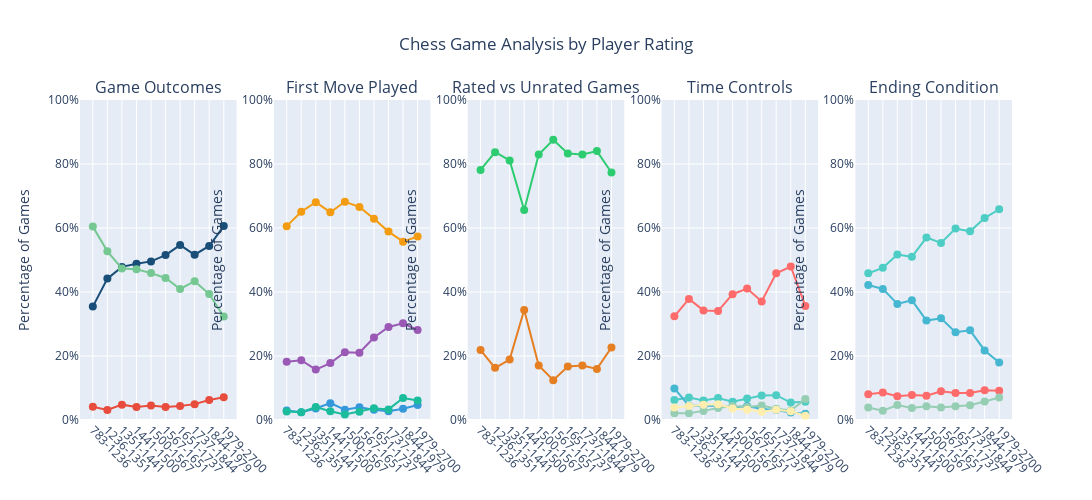

This figure's notebook cell:
### Code cell
"""This line of code creates the line graphs using Plotly"""

from plotly.subplots import make_subplots
import plotly.graph_objects as go

fig = make_subplots(
    rows=1, cols=5, 
    subplot_titles=('Game Outcomes', 
                    'First Move Played', 
                    'Rated vs Unrated Games',
                    'Time Controls',
                    'Ending Condition'),
    shared_xaxes=True
)

# Colors for all categories
outcome_colors = {'White Wins': '#184E77', 'Black Wins': '#76C893', 'Draws': '#e74c3c'}
move_colors = {'e4': '#f39c12', 'd4': '#9b59b6', 'c4': '#3498db', 'Nf3': '#1abc9c'}
rated_colors = {'Rated Games': '#2ecc71', 'Unrated Games': '#e67e22'}
time_control_colors = dict(zip(top_time_controls, ['#FF6B6B', '#4ECDC4', '#45B7D1', '#96CEB4', '#FFEEAD']))
victory_colors = dict(zip(df['victory_status'].unique(), ['#FF6B6B', '#4ECDC4', '#45B7D1', '#96CEB4']))

# game outcomes (first plot)
for outcome, color in outcome_colors.items():
    fig.add_trace(go.Scatter(x=results['rating_range'], y=results[outcome],
                            name=outcome, line=dict(color=color, width=2),
                            mode='lines+markers', marker=dict(size=8)), row=1, col=1)

# first moves (second plot)
for move, color in move_colors.items():
    fig.add_trace(go.Scatter(x=results['rating_range'], y=results[move],
                            name=f'{move} Opening', line=dict(color=color, width=2),
                            mode='lines+markers', marker=dict(size=8)), row=1, col=2)

# rated status (third plot)
for status, color in rated_colors.items():
    fig.add_trace(go.Scatter(x=results['rating_range'], y=results[status],
                            name=status, line=dict(color=color, width=2),
                            mode='lines+markers', marker=dict(size=8)), row=1, col=3)

# time controls (fourth plot)
for tc, color in time_control_colors.items():
    fig.add_trace(go.Scatter(x=results['rating_range'], y=results[tc],
                            name=f'{tc}', line=dict(color=color, width=2),
                            mode='lines+markers', marker=dict(size=8)), row=1, col=4)

# win condition (fifth plot)
for status, color in victory_colors.items():
    fig.add_trace(go.Scatter(x=results['rating_range'], y=results[status],
                            name=f'End: {status}', line=dict(color=color, width=2),
                            mode='lines+markers', marker=dict(size=8)), row=1, col=5)

# Update layout
fig.update_layout(
    height=500,
    width=2400, 
    title_text="Chess Game Analysis by Player Rating",
    title_x=0.5,
    showlegend=False,
    legend=dict(
        yanchor="top",
        y=0.99,
        xanchor="right",
        x=0.99
    ),
    hovermode='x unified'
)

fig.update_yaxes(title_text="Percentage of Games", ticksuffix="%", range=[0, 100])
fig.update_xaxes(tickangle=45)
fig.show()

# Print detailed statistics
print("\nStatistics by Rating Range:")
print(results.round(2))

### Figure 1 — Plotly figure (JSON) as saved in the notebook; plotly's stock layout.template omitted (floating-point values rounded to 4 significant figures)
{"data": [{"line": {"color": "#184E77", "width": 2}, "marker": {"size": 8}, "mode": "lines+markers", "name": "White Wins", "type": "scatter", "x": ["783-1236", "1236-1351", "1351-1441", "1441-1500", "1500-1567", "1567-1651", "1651-1737", "1737-1844", "1844-1979", "1979-2700"], "xaxis": "x", "y": [35.44, 44.18, 47.85, 48.84, 49.57, 51.54, 54.67, 51.65, 54.38, 60.6], "yaxis": "y"}, {"line": {"color": "#76C893", "width": 2}, "marker": {"size": 8}, "mode": "lines+markers", "name": "Black Wins", "type": "scatter", "x": ["783-1236", "1236-1351", "1351-1441", "1441-1500", "1500-1567", "1567-1651", "1651-1737", "1737-1844", "1844-1979", "1979-2700"], "xaxis": "x", "y": [60.43, 52.7, 47.35, 47.11, 45.9, 44.37, 40.94, 43.39, 39.36, 32.32], "yaxis": "y"}, {"line": {"color": "#e74c3c", "width": 2}, "marker": {"size": 8}, "mode": "lines+markers", "name": "Draws", "type": "scatter", "x": ["783-1236", "1236-1351", "1351-1441", "1441-1500", "1500-1567", "1567-1651", "1651-1737", "1737-1844", "1844-1979", "1979-2700"], "xaxis": "x", "y": [4.13, 3.12, 4.8, 4.05, 4.52, 4.09, 4.4, 4.96, 6.26, 7.08], "yaxis": "y"}, {"line": {"color": "#f39c12", "width": 2}, "marker": {"size": 8}, "mode": "lines+markers", "name": "e4 Opening", "type": "scatter", "x": ["783-1236", "1236-1351", "1351-1441", "1441-1500", "1500-1567", "1567-1651", "1651-1737", "1737-1844", "1844-1979", "1979-2700"], "xaxis": "x2", "y": [60.58, 65.08, 68.05, 64.94, 68.19, 66.6, 62.86, 58.87, 55.73, 57.36], "yaxis": "y2"}, {"line": {"color": "#9b59b6", "width": 2}, "marker": {"size": 8}, "mode": "lines+markers", "name": "d4 Opening", "type": "scatter", "x": ["783-1236", "1236-1351", "1351-1441", "1441-1500", "1500-1567", "1567-1651", "1651-1737", "1737-1844", "1844-1979", "1979-2700"], "xaxis": "x2", "y": [18.17, 18.67, 15.75, 17.78, 21.17, 21.02, 25.78, 29.06, 30.2, 28.13], "yaxis": "y2"}, {"line": {"color": "#3498db", "width": 2}, "marker": {"size": 8}, "mode": "lines+markers", "name": "c4 Opening", "type": "scatter", "x": ["783-1236", "1236-1351", "1351-1441", "1441-1500", "1500-1567", "1567-1651", "1651-1737", "1737-1844", "1844-1979", "1979-2700"], "xaxis": "x2", "y": [2.94, 2.43, 3.6, 5.26, 3.24, 3.99, 3.21, 2.71, 3.51, 4.69], "yaxis": "y2"}, {"line": {"color": "#1abc9c", "width": 2}, "marker": {"size": 8}, "mode": "lines+markers", "name": "Nf3 Opening", "type": "scatter", "x": ["783-1236", "1236-1351", "1351-1441", "1441-1500", "1500-1567", "1567-1651", "1651-1737", "1737-1844", "1844-1979", "1979-2700"], "xaxis": "x2", "y": [2.64, 2.43, 4.05, 2.75, 1.7, 2.58, 3.7, 3.31, 6.86, 6.08], "yaxis": "y2"}, {"line": {"color": "#2ecc71", "width": 2}, "marker": {"size": 8}, "mode": "lines+markers", "name": "Rated Games", "type": "scatter", "x": ["783-1236", "1236-1351", "1351-1441", "1441-1500", "1500-1567", "1567-1651", "1651-1737", "1737-1844", "1844-1979", "1979-2700"], "xaxis": "x3", "y": [78.15, 83.7, 81.1, 65.64, 82.93, 87.57, 83.26, 82.97, 84.03, 77.36], "yaxis": "y3"}, {"line": {"color": "#e67e22", "width": 2}, "marker": {"size": 8}, "mode": "lines+markers", "name": "Unrated Games", "type": "scatter", "x": ["783-1236", "1236-1351", "1351-1441", "1441-1500", "1500-1567", "1567-1651", "1651-1737", "1737-1844", "1844-1979", "1979-2700"], "xaxis": "x3", "y": [21.85, 16.3, 18.9, 34.36, 17.07, 12.43, 16.74, 17.03, 15.97, 22.64], "yaxis": "y3"}, {"line": {"color": "#FF6B6B", "width": 2}, "marker": {"size": 8}, "mode": "lines+markers", "name": "10+0", "type": "scatter", "x": ["783-1236", "1236-1351", "1351-1441", "1441-1500", "1500-1567", "1567-1651", "1651-1737", "1737-1844", "1844-1979", "1979-2700"], "xaxis": "x4", "y": [32.4, 37.84, 34.25, 34.03, 39.31, 41.08, 37.04, 45.84, 47.97, 35.66], "yaxis": "y4"}, {"line": {"color": "#4ECDC4", "width": 2}, "marker": {"size": 8}, "mode": "lines+markers", "name": "15+0", "type": "scatter", "x": ["783-1236", "1236-1351", "1351-1441", "1441-1500", "1500-1567", "1567-1651", "1651-1737", "1737-1844", "1844-1979", "1979-2700"], "xaxis": "x4", "y": [6.22, 7.03, 6.1, 6.84, 5.74, 6.72, 7.65, 7.77, 5.46, 5.74], "yaxis": "y4"}, {"line": {"color": "#45B7D1", "width": 2}, "marker": {"size": 8}, "mode": "lines+markers", "name": "15+15", "type": "scatter", "x": ["783-1236", "1236-1351", "1351-1441", "1441-1500", "1500-1567", "1567-1651", "1651-1737", "1737-1844", "1844-1979", "1979-2700"], "xaxis": "x4", "y": [9.86, 4.46, 4.55, 4.42, 3.88, 4.35, 3.41, 3.11, 2.35, 1.95], "yaxis": "y4"}, {"line": {"color": "#96CEB4", "width": 2}, "marker": {"size": 8}, "mode": "lines+markers", "name": "5+5", "type": "scatter", "x": ["783-1236", "1236-1351", "1351-1441", "1441-1500", "1500-1567", "1567-1651", "1651-1737", "1737-1844", "1844-1979", "1979-2700"], "xaxis": "x4", "y": [2.14, 2.08, 2.85, 3.77, 4.36, 4.09, 4.54, 3.51, 2.95, 6.53], "yaxis": "y4"}, {"line": {"color": "#FFEEAD", "width": 2}, "marker": {"size": 8}, "mode": "lines+markers", "name": "5+8", "type": "scatter", "x": ["783-1236", "1236-1351", "1351-1441", "1441-1500", "1500-1567", "1567-1651", "1651-1737", "1737-1844", "1844-1979", "1979-2700"], "xaxis": "x4", "y": [3.93, 4.36, 4.75, 4.93, 3.62, 3.23, 2.57, 3.21, 2.7, 1.35], "yaxis": "y4"}, {"line": {"color": "#FF6B6B", "width": 2}, "marker": {"size": 8}, "mode": "lines+markers", "name": "End: outoftime", "type": "scatter", "x": ["783-1236", "1236-1351", "1351-1441", "1441-1500", "1500-1567", "1567-1651", "1651-1737", "1737-1844", "1844-1979", "1979-2700"], "xaxis": "x5", "y": [8.06, 8.57, 7.4, 7.82, 7.61, 8.99, 8.44, 8.42, 9.31, 9.13], "yaxis": "y5"}, {"line": {"color": "#4ECDC4", "width": 2}, "marker": {"size": 8}, "mode": "lines+markers", "name": "End: resign", "type": "scatter", "x": ["783-1236", "1236-1351", "1351-1441", "1441-1500", "1500-1567", "1567-1651", "1651-1737", "1737-1844", "1844-1979", "1979-2700"], "xaxis": "x5", "y": [45.84, 47.55, 51.7, 50.98, 57.02, 55.33, 59.85, 58.97, 63.14, 65.84], "yaxis": "y5"}, {"line": {"color": "#45B7D1", "width": 2}, "marker": {"size": 8}, "mode": "lines+markers", "name": "End: mate", "type": "scatter", "x": ["783-1236", "1236-1351", "1351-1441", "1441-1500", "1500-1567", "1567-1651", "1651-1737", "1737-1844", "1844-1979", "1979-2700"], "xaxis": "x5", "y": [42.16, 40.96, 36.25, 37.43, 31.06, 31.78, 27.41, 28.01, 21.73, 18], "yaxis": "y5"}, {"line": {"color": "#96CEB4", "width": 2}, "marker": {"size": 8}, "mode": "lines+markers", "name": "End: draw", "type": "scatter", "x": ["783-1236", "1236-1351", "1351-1441", "1441-1500", "1500-1567", "1567-1651", "1651-1737", "1737-1844", "1844-1979", "1979-2700"], "xaxis": "x5", "y": [3.93, 2.92, 4.65, 3.77, 4.31, 3.89, 4.3, 4.61, 5.81, 7.03], "yaxis": "y5"}], "layout": {"annotations": [{"font": {"size": 16}, "showarrow": false, "text": "Game Outcomes", "x": 0.084, "xanchor": "center", "xref": "paper", "y": 1, "yanchor": "bottom", "yref": "paper"}, {"font": {"size": 16}, "showarrow": false, "text": "First Move Played", "x": 0.292, "xanchor": "center", "xref": "paper", "y": 1, "yanchor": "bottom", "yref": "paper"}, {"font": {"size": 16}, "showarrow": false, "text": "Rated vs Unrated Games", "x": 0.5, "xanchor": "center", "xref": "paper", "y": 1, "yanchor": "bottom", "yref": "paper"}, {"font": {"size": 16}, "showarrow": false, "text": "Time Controls", "x": 0.708, "xanchor": "center", "xref": "paper", "y": 1, "yanchor": "bottom", "yref": "paper"}, {"font": {"size": 16}, "showarrow": false, "text": "Ending Condition", "x": 0.916, "xanchor": "center", "xref": "paper", "y": 1, "yanchor": "bottom", "yref": "paper"}], "height": 500, "hovermode": "x unified", "legend": {"x": 0.99, "xanchor": "right", "y": 0.99, "yanchor": "top"}, "showlegend": false, "title": {"text": "Chess Game Analysis by Player Rating", "x": 0.5}, "width": 2400, "xaxis": {"anchor": "y", "domain": [0, 0.168], "tickangle": 45}, "xaxis2": {"anchor": "y2", "domain": [0.208, 0.376], "tickangle": 45}, "xaxis3": {"anchor": "y3", "domain": [0.416, 0.584], "tickangle": 45}, "xaxis4": {"anchor": "y4", "domain": [0.624, 0.792], "tickangle": 45}, "xaxis5": {"anchor": "y5", "domain": [0.832, 1], "tickangle": 45}, "yaxis": {"anchor": "x", "domain": [0, 1], "range": [0, 100], "ticksuffix": "%", "title": {"text": "Percentage of Games"}}, "yaxis2": {"anchor": "x2", "domain": [0, 1], "range": [0, 100], "ticksuffix": "%", "title": {"text": "Percentage of Games"}}, "yaxis3": {"anchor": "x3", "domain": [0, 1], "range": [0, 100], "ticksuffix": "%", "title": {"text": "Percentage of Games"}}, "yaxis4": {"anchor": "x4", "domain": [0, 1], "range": [0, 100], "ticksuffix": "%", "title": {"text": "Percentage of Games"}}, "yaxis5": {"anchor": "x5", "domain": [0, 1], "range": [0, 100], "ticksuffix": "%", "title": {"text": "Percentage of Games"}}}}
